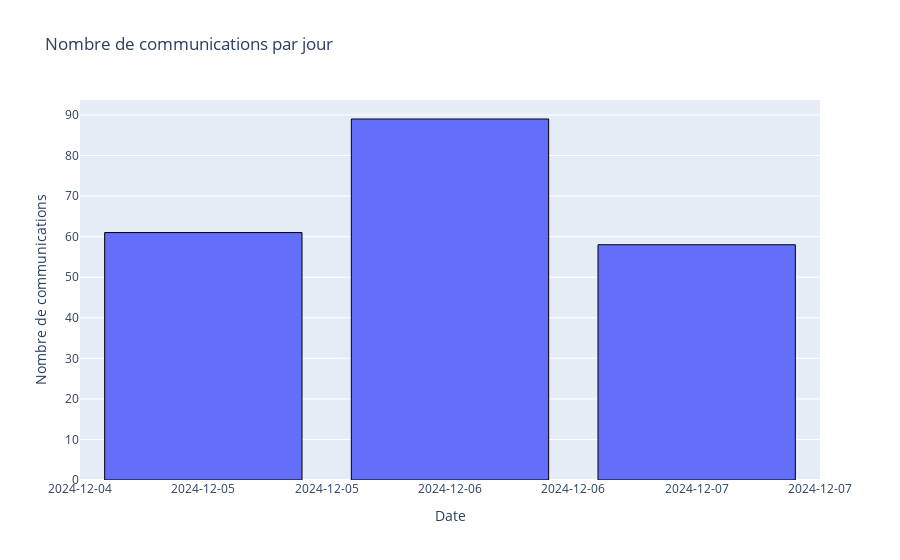

The cell this chart's notebook holds for it:
### Code cell
fig = comm_histo_global(df)
fig.show()

### Figure 1 — Plotly figure (JSON) as saved in the notebook; plotly's stock layout.template omitted (floating-point values rounded to 4 significant figures)
{"data": [{"marker": {"line": {"color": "black", "width": 1}}, "type": "bar", "x": ["2024-12-05T00:00:00", "2024-12-06T00:00:00", "2024-12-07T00:00:00"], "y": [61, 89, 58]}], "layout": {"title": {"text": "Nombre de communications par jour"}, "xaxis": {"tickformat": "%Y-%m-%d", "title": {"text": "Date"}}, "yaxis": {"title": {"text": "Nombre de communications"}}}}
